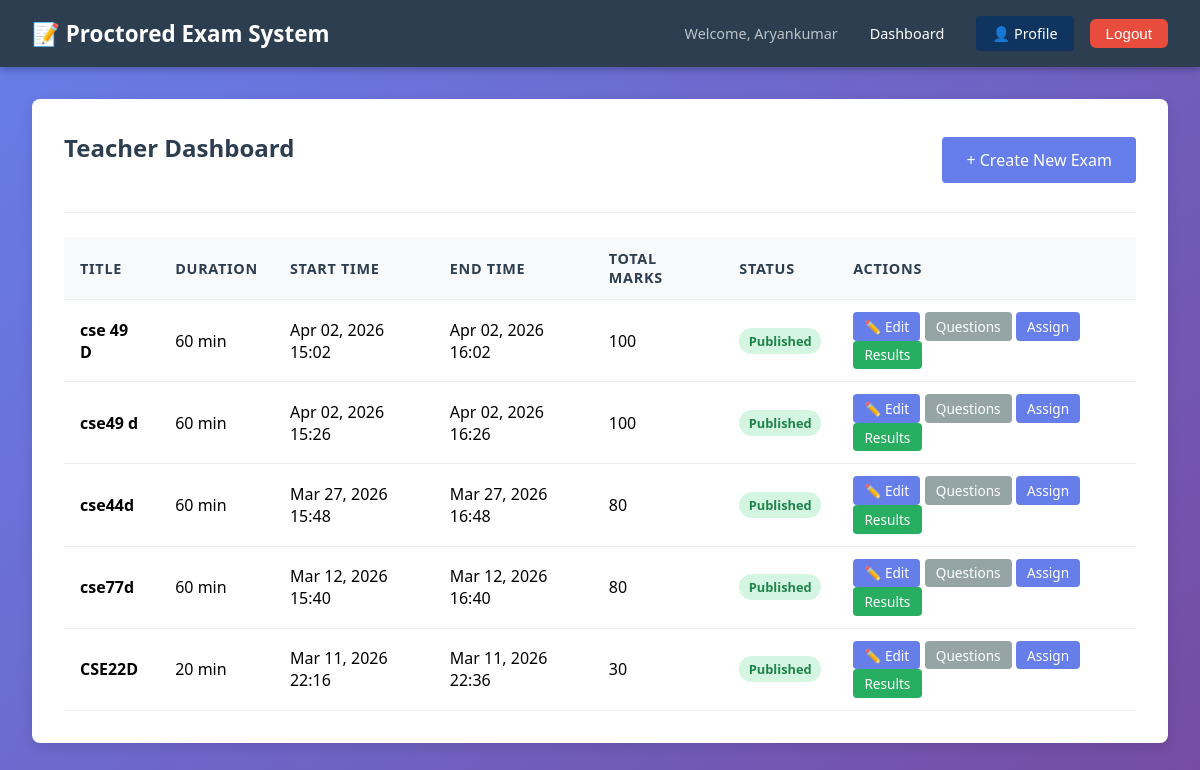
Screenshot of /teacher/dashboard/ (signed in) with the database file from the repository.
### Examapp/models.py (models this page shows, shortened)
class Exam(models.Model):
    teacher = models.ForeignKey(User, on_delete=models.CASCADE, related_name='created_exams')
    title = models.CharField(max_length=200)
    description = models.TextField(blank=True)
    duration_minutes = models.IntegerField()
    start_time = models.DateTimeField()
    end_time = models.DateTimeField()
    total_marks = models.IntegerField(default=100)
    passing_marks = models.IntegerField(default=40)
    created_at = models.DateTimeField(auto_now_add=True)
    updated_at = models.DateTimeField(auto_now=True)
    is_published = models.BooleanField(default=False)
    class Meta:
        ordering = ['-created_at']

### Examapp/views.py (the view)
# urls.py: path('teacher/dashboard/', views.teacher_dashboard, name='teacher_dashboard'),
@login_required(login_url='login')
def teacher_dashboard(request):
    try:
        user_role = UserRole.objects.get(user=request.user)
        if user_role.role != 'teacher':
            return redirect('student_dashboard')
    except UserRole.DoesNotExist:
        return redirect('home')
    exams = Exam.objects.filter(teacher=request.user)
    return render(request, 'teacher/dashboard.html', {'exams': exams})

### Examapp/templates/teacher/dashboard.html (shortened to what this page needs)
{% extends 'base.html' %}
{% block content %}
<div class="card">
    <div style="display:flex; justify-content:space-between; align-items:center; flex-wrap:wrap; gap:1rem;">
        <h2>Teacher Dashboard</h2>
        <a href="{% url 'create_exam' %}" class="btn">+ Create New Exam</a>
    </div>
    <hr>
    {% if exams %}
    <table>
        <thead>
            <tr>
                <th>Title</th>
                <th>Duration</th>
                <th>Start Time</th>
                <th>End Time</th>
                <th>Total Marks</th>
                <th>Status</th>
                <th>Actions</th>
            </tr>
        </thead>
        <tbody>
            {% for exam in exams %}
            <tr>
                <td><strong>{{ exam.title }}</strong></td>
                <td>{{ exam.duration_minutes }} min</td>
                <td>{{ exam.start_time|date:"M d, Y H:i" }}</td>
                <td>{{ exam.end_time|date:"M d, Y H:i" }}</td>
                <td>{{ exam.total_marks }}</td>
                <td>
                    {% if exam.is_published %}
                        <span class="badge badge-success">Published</span>
                    {% else %}
                        <span class="badge badge-warning">Draft</span>
                    {% endif %}
                </td>
                <td>
                    <a href="{% url 'edit_exam' exam.id %}" class="btn btn-warning" style="padding:0.3rem 0.7rem; font-size:0.85rem;">✏️ Edit</a>
                    <a href="{% url 'add_questions' exam.id %}" class="btn btn-secondary" style="padding:0.3rem 0.7rem; font-size:0.85rem;">Questions</a>
                    <a href="{% url 'assign_students' exam.id %}" class="btn" style="padding:0.3rem 0.7rem; font-size:0.85rem;">Assign</a>
                    <a href="{% url 'exam_results' exam.id %}" class="btn btn-success" style="padding:0.3rem 0.7rem; font-size:0.85rem;">Results</a>
                </td>
            </tr>
            {% endfor %}
        </tbody>
    </table>
    {% else %}
    <p style="text-align:center; color:#7f8c8d; margin:2rem 0;">No exams yet. <a href="{% url 'create_exam' %}" style="color:#667eea;">Create your first exam</a>.</p>
    {% endif %}
</div>
{% endblock %}

### Examapp/templates/base.html (shortened to what this page needs)
<!DOCTYPE html>
<html lang="en">
<head>
    {% load static %}
</head>
<body>
    <nav>
        <h1>📝 Proctored Exam System</h1>
        <div class="nav-links">
            {% if user.is_authenticated %}
                <span>Welcome, {{ user.username }}</span>
                <a href="{% url 'dashboard' %}">Dashboard</a>
                <a href="{% url 'profile' %}" style="background:#0f3460;">👤 Profile</a>
                <form method="post" action="{% url 'logout' %}" style="display:inline; margin:0;">
                    <button type="submit" style="background:#e74c3c; color:#fff; border:none; padding:0.4rem 1rem; border-radius:6px; cursor:pointer; font-size:0.95rem;">Logout</button>
                </form>
            {% else %}
                <a href="{% url 'login' %}">Login</a>
                <a href="{% url 'signup' %}" style="background:#27ae60;">Sign Up</a>
            {% endif %}
        </div>
    </nav>
    <div class="container">
        {% block content %}{% endblock %}
    </div>
</body>
</html>

### Examapp/templates/base.html (style rules this page uses)
* { margin: 0; padding: 0; box-sizing: border-box; }
body { font-family: 'Segoe UI', Tahoma, Geneva, Verdana, sans-serif; background: linear-gradient(135deg, #667eea 0%, #764ba2 100%); min-height: 100vh; display: flex; flex-direction: column; }
nav { background-color: #2c3e50; color: white; padding: 1rem 2rem; display: flex; justify-content: space-between; align-items: center; box-shadow: 0 2px 8px rgba(0,0,0,0.3); }
nav h1 { font-size: 1.4rem; }
nav .nav-links { display: flex; gap: 1rem; align-items: center; }
nav .nav-links span { color: #bdc3c7; font-size: 0.9rem; }
nav a { color: white; text-decoration: none; padding: 0.5rem 1rem; border-radius: 4px; transition: background 0.3s; font-size: 0.9rem; }
.container { flex: 1; padding: 2rem; max-width: 1200px; margin: 0 auto; width: 100%; }
.card { background: white; border-radius: 8px; padding: 2rem; box-shadow: 0 4px 12px rgba(0,0,0,0.1); margin-bottom: 1rem; }
.card h2 { color: #2c3e50; margin-bottom: 1.5rem; }
.btn { display: inline-block; padding: 0.75rem 1.5rem; background-color: #667eea; color: white; text-decoration: none; border-radius: 4px; border: none; cursor: pointer; transition: background 0.3s; font-size: 1rem; }
.btn-secondary { background-color: #95a5a6; }
.btn-success { background-color: #27ae60; }
table { width: 100%; border-collapse: collapse; margin-top: 1rem; }
th, td { padding: 0.75rem 1rem; text-align: left; border-bottom: 1px solid #ecf0f1; }
th { background-color: #f8f9fa; font-weight: 600; color: #2c3e50; font-size: 0.9rem; text-transform: uppercase; letter-spacing: 0.05em; }
.badge { display: inline-block; padding: 0.25rem 0.6rem; border-radius: 20px; font-size: 0.8rem; font-weight: 600; }
.badge-success { background: #d5f5e3; color: #1e8449; }
hr { border: none; border-top: 1px solid #ecf0f1; margin: 1.5rem 0; }

### rows the page displays
Exam: title "cse 49 D", duration_minutes "60", start_time "Apr 02, 2026 15:02", end_time "Apr 02, 2026 16:02", total_marks "100", is_published "Published"
Exam: title "cse49 d", duration_minutes "60", start_time "Apr 02, 2026 15:26", end_time "Apr 02, 2026 16:26", total_marks "100", is_published "Published"
Exam: title "cse44d", duration_minutes "60", start_time "Mar 27, 2026 15:48", end_time "Mar 27, 2026 16:48", total_marks "80", is_published "Published"
Exam: title "cse77d", duration_minutes "60", start_time "Mar 12, 2026 15:40", end_time "Mar 12, 2026 16:40", total_marks "80", is_published "Published"
Exam: title "CSE22D", duration_minutes "20", start_time "Mar 11, 2026 22:16", end_time "Mar 11, 2026 22:36", total_marks "30", is_published "Published"

### other values shown
{{ user.username }} "Aryankumar"
